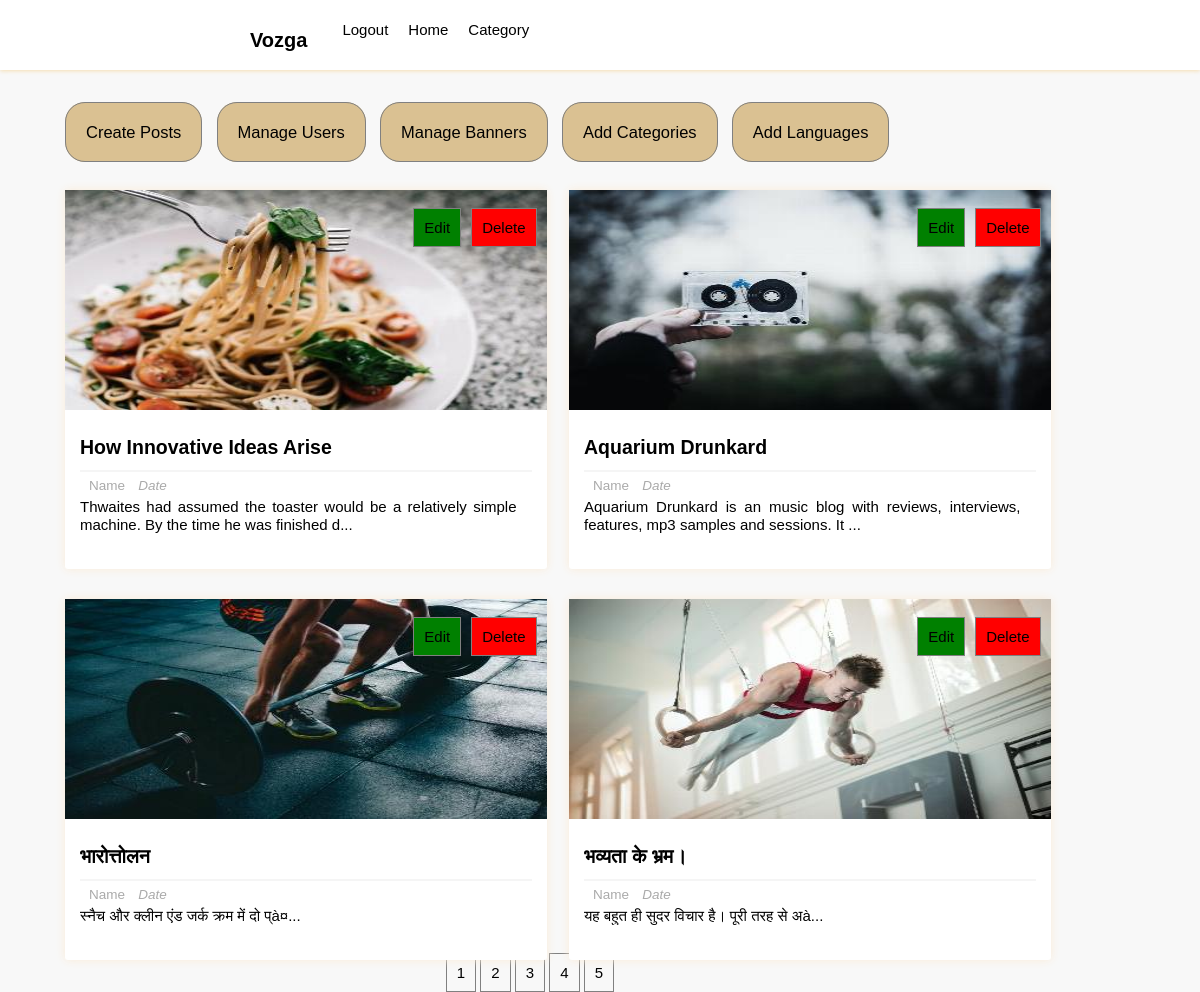
The page /dashboard.php?page=3 on the database its author committed.
### tables this page shows
CREATE TABLE `posts` (
  `p_id` int NOT NULL,
  `dup_id` int NOT NULL,
  `title` varchar(255) NOT NULL,
  `description` longtext NOT NULL,
  `category` varchar(255) NOT NULL,
  `image` varchar(255) NOT NULL,
  `user_id` int NOT NULL,
  `lang_code` varchar(255) NOT NULL
);

### dashboard.php (the view, shortened to what this page needs)
<?php
    require_once "includes/login_validate.php";
?>
<html lang="en">
<head>
    <link href="includes/style.css" rel="stylesheet" type="text/css" />
</head>
<body>
<div class="header-wrapper">
<header>
            <div class='logo'>
                <h3>Vozga</h3>
            </div>
            <div class="search-form">
                        <div class="icon">
                        </div>
                    </div>
            <ul class='list'>
                <li><a>Category<i class="fas fa-chevron-down" style="color:black; font-size: 14px; font-weight: 600; padding:5px;"></i></a>
                </li>
                <li><a href='homepage'>Home</a></li>
                <li><a href="includes/logout.php">Logout</a></li>
            </ul>
        </header>
</div>
    <div class="manage-posts-admin">
            <div class="admin-manage">
                <ul>
                    <li><a href="createpost">Create Posts</a></li>
                    <li><a href="manageuser">Manage Users</a></li>
                    <li><a href="banner">Manage Banners</a></li>
                    <li><a href="add-category">Add Categories</a></li>
                    <li><a href="add-language">Add Languages</a></li>
                </ul>
            </div>
        <div class="main-content-admin">
                    <?php
                        $results_per_page=4;
                        $sql="SELECT * FROM posts";
                        $result=mysqli_query($con,$sql);
                        $i=0;
                        $num_of_result=mysqli_num_rows($result);
                        $num_of_pages=ceil($num_of_result/$results_per_page);
                        if(!isset($_GET['page'])){
                            $page=1;
                        }else{
                            $page=$_GET['page'];
                        }
                        $start_limit=($page-1)*$results_per_page;
                        $sql="SELECT * FROM posts LIMIT ".$start_limit.','.$results_per_page;
                        $result=mysqli_query($con,$sql);
                        if(mysqli_num_rows($result) > $i){
                            while($row=mysqli_fetch_assoc($result)){
                    ?>
                    <div class="main-post-admin">
                    <?php
                        $output_image="images/resized408x220".$row['image'];
                        $desc=$row['description'];
                        $desc = substr($desc,0,100).'...';
                    ?>
                    <img class="image" src="<?php echo $output_image;?>", alt="post_image">
                    <div class="post-preview-wrapper">
                <a href="single/<?php echo $row['p_id'];?>" class="post-title"><?php echo $row['title'];?></a>
                <div class="post-preview">
                    <span class="author-name"><i class="fas fa-user"></i>Name</span>
                    <span class="post-date"><i class="fas fa-calendar-week">Date</i></span>
                    <p class="desc"><?php echo $desc; ?></p>
                </div>
            </div>
            <div class="btns">
                <ul class="edit-delete-btn">
                    <li>
                        <a href="editpost.php/<?php echo $row['p_id'];?>" class="btn edit-link">Edit</a>
                    </li>
                    <li>
                        <a href="deletepost.php/<?php echo  $row['p_id'];?>" class ="btn delete-link" onclick="return confirm('Are you sure you want to delete this?')">Delete</a>
                    </li>
                </ul>
            </div>
        </div>
                    <?php
                            }
                        }
                        else{
                            ?>
                            <tr>
                                <th colspan="2">No results to display</th>
                            </tr>
                            <?php
                        }
                    ?>
        </div>
        <div class='index-dashboard'><center>
        <?php
        for($page=1;$page<=$num_of_pages;$page++)
        {
            echo '<a href="dashboard.php?page='.$page.'">'.$page.'</a> ';
        }   ?>
</div>
    </div>
</body>
</html>

### rows shown on the page
posts: image (picture), title "How Innovative Ideas Arise", description "Thwaites had assumed the toaster would be a relatively simple machine. By the time he was finished d..."
posts: image (picture), title "Aquarium Drunkard", description "Aquarium Drunkard is an music blog with reviews, interviews, features, mp3 samples and sessions. It ..."
posts: image (picture), title "भारोत्तोलन", description "स्नैच और क्लीन एंड जर्क क्रम में दो प्à¤..."
posts: image (picture), title "भव्यता के भ्रम।", description "यह बहुत ही सुदर विचार है। पूरी तरह से अà..."
